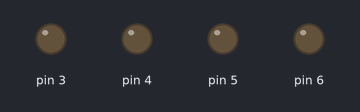
The sketch below on a simulated Arduino Uno, built with avr-gcc and run on an emulated ATmega328P. On the bench: output pins drawn as LEDs (lit = HIGH).

Above: at 0.05 s.
At 0.3 s:
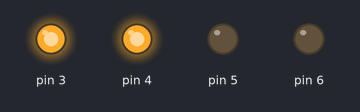
At 0.65 s:
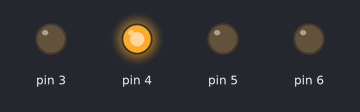
At 1.5 s:
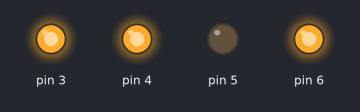
At 4.15 s:
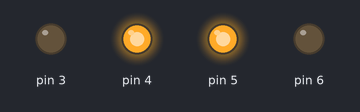
At 6.5 s:
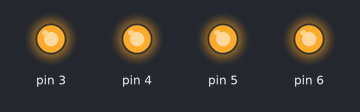
Timing chart, 0 to 8.1 s (numbered marks = the images above):
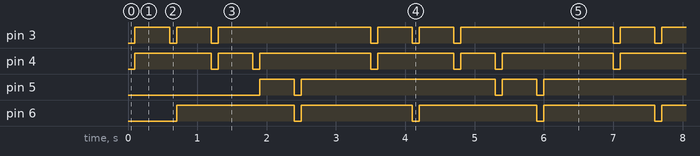

The sketch:

car-testing.pde.ino
```cpp
/*         ====================================
 *          Simple example for <Car.h> libriary
 *          Created by Alex Noyanov
 *          11 November 2015
 *         ====================================
 *   _______________
 *  |FUNCTION | NAME|
 *  |---------------|
 *  | forvard | FWD |
 *  |   back  | BCK |
 *  |  left   | LFT |
 *  |  right  | RGT |
 *  |  stop   | STP |
 *   ---------------
 */


//  Libriary :
#include <Car.h>

//  Delay time:
int d = 500;

void setup() {
  // put your setup code here, to run once:

//  Set PINs to OUTPUT mode
    pinMode(3,OUTPUT);
    pinMode(4,OUTPUT);
    pinMode(5,OUTPUT);
    pinMode(6,OUTPUT);
}

void loop() {
//  Simple exaple code:
FWD();
delay(d);
RGT();
delay(d);
FWD();
delay(d);
LFT();
delay(d);
BCK();
delay(d);
STP();
delay(d);
}
```

Measured:
- by itself, pin 3: repeats every 3.5 s: LOW 0.10 s, HIGH 0.50 s, LOW 0.10 s, HIGH 2.2 s, LOW 0.10 s, HIGH 0.50 s
- by itself, pin 4: repeats every 3.5 s: LOW 0.10 s, HIGH 0.50 s, LOW 0.10 s, HIGH 1.6 s, LOW 0.10 s, HIGH 1.1 s
- by itself, pin 5: repeats every 3.5 s: LOW 0.10 s, HIGH 2.8 s, LOW 0.10 s, HIGH 0.50 s
- by itself, pin 6: alternates HIGH for 1.7 s and LOW for 0.10 s
